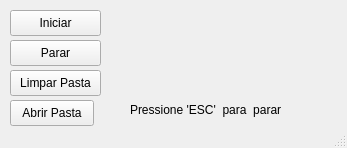
<?xml version="1.0" encoding="UTF-8"?>
<ui version="4.0">
 <class>IdentificacaodePlacas</class>
 <widget class="QMainWindow" name="IdentificacaodePlacas">
  <property name="geometry">
   <rect>
    <x>0</x>
    <y>0</y>
    <width>347</width>
    <height>148</height>
   </rect>
  </property>
  <property name="windowTitle">
   <string>Identificacao Placas</string>
  </property>
  <widget class="QWidget" name="centralwidget">
   <widget class="QPushButton" name="btn_iniciar">
    <property name="geometry">
     <rect>
      <x>10</x>
      <y>10</y>
      <width>91</width>
      <height>26</height>
     </rect>
    </property>
    <property name="text">
     <string>Iniciar</string>
    </property>
   </widget>
   <widget class="QPushButton" name="btn_parar">
    <property name="geometry">
     <rect>
      <x>10</x>
      <y>40</y>
      <width>91</width>
      <height>26</height>
     </rect>
    </property>
    <property name="text">
     <string>Parar</string>
    </property>
   </widget>
   <widget class="QPushButton" name="btn_limpar">
    <property name="geometry">
     <rect>
      <x>10</x>
      <y>70</y>
      <width>91</width>
      <height>26</height>
     </rect>
    </property>
    <property name="text">
     <string>Limpar Pasta</string>
    </property>
   </widget>
   <widget class="QLabel" name="label">
    <property name="geometry">
     <rect>
      <x>120</x>
      <y>20</y>
      <width>191</width>
      <height>61</height>
     </rect>
    </property>
    <property name="text">
     <string>&lt;html&gt;&lt;head/&gt;&lt;body&gt;&lt;p&gt;&lt;br/&gt;&lt;/p&gt;&lt;/body&gt;&lt;/html&gt;</string>
    </property>
    <property name="textFormat">
     <enum>Qt::AutoText</enum>
    </property>
    <property name="alignment">
     <set>Qt::AlignCenter</set>
    </property>
    <property name="textInteractionFlags">
     <set>Qt::LinksAccessibleByMouse|Qt::TextSelectableByMouse</set>
    </property>
   </widget>
   <widget class="QLabel" name="label_2">
    <property name="geometry">
     <rect>
      <x>130</x>
      <y>100</y>
      <width>201</width>
      <height>20</height>
     </rect>
    </property>
    <property name="text">
     <string>Pressione 'ESC'  para  parar</string>
    </property>
   </widget>
   <widget class="QPushButton" name="pushButton">
    <property name="geometry">
     <rect>
      <x>10</x>
      <y>100</y>
      <width>84</width>
      <height>26</height>
     </rect>
    </property>
    <property name="text">
     <string>Abrir Pasta</string>
    </property>
   </widget>
  </widget>
  <widget class="QStatusBar" name="statusbar"/>
 </widget>
 <resources/>
 <connections/>
</ui>
